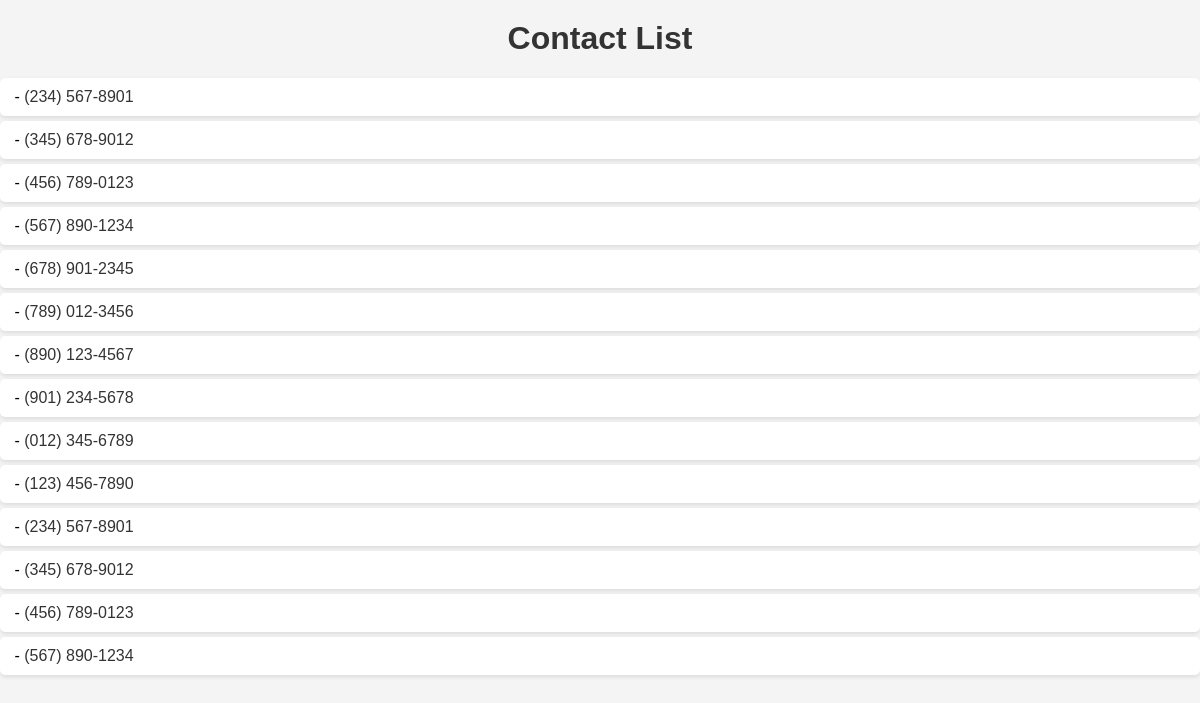
The page /channel/ on the database its author committed.
### phonebook/models.py (models this page shows, shortened)
class Contact(models.Model):
    name = models.CharField(max_length=255)  # Name of the contact
    phone_number = models.CharField(max_length=20)  # Phone number

### chat/views.py (the view)
# urls.py: path("", views.phones, name="phones"),
def phones(request):
    contacts = Contact.objects.all()
    return render(request, "phones.html", {"contacts": contacts})

### chat/templates/phones.html (shortened to what this page needs)
<!DOCTYPE html>
<html>
<head>
</head>
<body>
     <h1>Contact List</h1>
    <ul>
        {% for contact in contacts %}
            <li>
                 -
                <span class="phone">{{ contact.phone_number }}</span>
            </li>
        {% endfor %}
    </ul>
</body>
</html>

### chat/templates/phones.html (style rules this page uses)
body { font-family: Arial, sans-serif; background-color: #f4f4f4; margin: 0; padding: 0; }
h1 { color: #333; text-align: center; margin-top: 20px; }
ul { list-style-type: none; padding: 0; margin: 0; }
li { background-color: #fff; border-radius: 5px; margin: 5px 0; padding: 10px; box-shadow: 0 2px 4px rgba(0, 0, 0, 0.1); }
li::before { content: "\2022"; color: #999; display: inline-block; width: 1em; margin-left: -1em; }
.phone { color: #333; }

### rows shown on the page
Contact: phone_number "(234) 567-8901"
Contact: phone_number "(345) 678-9012"
Contact: phone_number "(456) 789-0123"
Contact: phone_number "(567) 890-1234"
Contact: phone_number "(678) 901-2345"
Contact: phone_number "(789) 012-3456"
Contact: phone_number "(890) 123-4567"
Contact: phone_number "(901) 234-5678"
Contact: phone_number "(012) 345-6789"
Contact: phone_number "(123) 456-7890"
Contact: phone_number "(234) 567-8901"
Contact: phone_number "(345) 678-9012"
Contact: phone_number "(456) 789-0123"
Contact: phone_number "(567) 890-1234"
